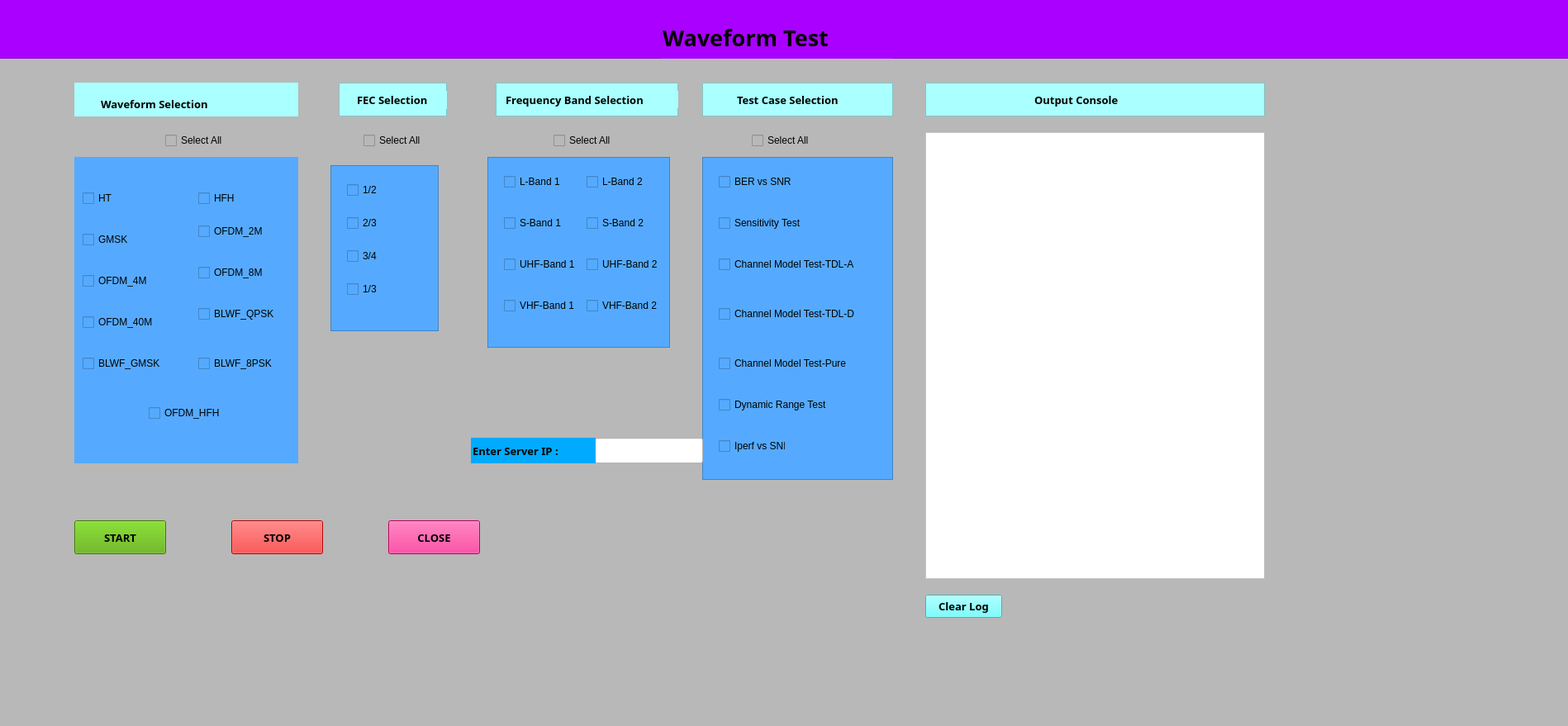
<?xml version="1.0" encoding="UTF-8"?>
<ui version="4.0">
 <class>MainWindow</class>
 <widget class="QMainWindow" name="MainWindow">
  <property name="geometry">
   <rect>
    <x>0</x>
    <y>0</y>
    <width>1898</width>
    <height>879</height>
   </rect>
  </property>
  <property name="maximumSize">
   <size>
    <width>16776000</width>
    <height>16776000</height>
   </size>
  </property>
  <property name="font">
   <font>
    <weight>75</weight>
    <bold>true</bold>
   </font>
  </property>
  <property name="windowTitle">
   <string>MainWindow</string>
  </property>
  <property name="layoutDirection">
   <enum>Qt::LeftToRight</enum>
  </property>
  <property name="autoFillBackground">
   <bool>false</bool>
  </property>
  <property name="styleSheet">
   <string notr="true">background-color: rgb(255, 255, 255);
background-color: rgb(83, 91, 135);
background-color: rgb(184, 184, 184);</string>
  </property>
  <widget class="QWidget" name="centralwidget">
   <widget class="QFrame" name="frame">
    <property name="geometry">
     <rect>
      <x>90</x>
      <y>190</y>
      <width>271</width>
      <height>371</height>
     </rect>
    </property>
    <property name="styleSheet">
     <string notr="true">background-color: rgb(85, 170, 255);</string>
    </property>
    <property name="frameShape">
     <enum>QFrame::NoFrame</enum>
    </property>
    <property name="frameShadow">
     <enum>QFrame::Raised</enum>
    </property>
    <widget class="QCheckBox" name="checkBox_HT">
     <property name="geometry">
      <rect>
       <x>10</x>
       <y>40</y>
       <width>81</width>
       <height>20</height>
      </rect>
     </property>
     <property name="styleSheet">
      <string notr="true">color: rgb(0, 0, 0);</string>
     </property>
     <property name="text">
      <string>HT</string>
     </property>
    </widget>
    <widget class="QCheckBox" name="checkBox__GMSK">
     <property name="geometry">
      <rect>
       <x>10</x>
       <y>90</y>
       <width>81</width>
       <height>20</height>
      </rect>
     </property>
     <property name="styleSheet">
      <string notr="true">color: rgb(0, 0, 0);</string>
     </property>
     <property name="text">
      <string>GMSK</string>
     </property>
    </widget>
    <widget class="QCheckBox" name="checkBox_OFDM_4M">
     <property name="geometry">
      <rect>
       <x>10</x>
       <y>140</y>
       <width>81</width>
       <height>20</height>
      </rect>
     </property>
     <property name="styleSheet">
      <string notr="true">color: rgb(0, 0, 0);</string>
     </property>
     <property name="text">
      <string>OFDM_4M</string>
     </property>
    </widget>
    <widget class="QCheckBox" name="checkBox_40M">
     <property name="geometry">
      <rect>
       <x>10</x>
       <y>190</y>
       <width>91</width>
       <height>20</height>
      </rect>
     </property>
     <property name="styleSheet">
      <string notr="true">color: rgb(0, 0, 0);</string>
     </property>
     <property name="text">
      <string>OFDM_40M</string>
     </property>
    </widget>
    <widget class="QCheckBox" name="checkBox_BLWF_GMSK">
     <property name="geometry">
      <rect>
       <x>10</x>
       <y>240</y>
       <width>101</width>
       <height>20</height>
      </rect>
     </property>
     <property name="styleSheet">
      <string notr="true">color: rgb(0, 0, 0);</string>
     </property>
     <property name="text">
      <string>BLWF_GMSK</string>
     </property>
    </widget>
    <widget class="QCheckBox" name="checkBox_HFH">
     <property name="geometry">
      <rect>
       <x>150</x>
       <y>40</y>
       <width>81</width>
       <height>20</height>
      </rect>
     </property>
     <property name="styleSheet">
      <string notr="true">color: rgb(0, 0, 0);</string>
     </property>
     <property name="text">
      <string>HFH</string>
     </property>
    </widget>
    <widget class="QCheckBox" name="checkBox_OFDM_2M">
     <property name="geometry">
      <rect>
       <x>150</x>
       <y>80</y>
       <width>81</width>
       <height>20</height>
      </rect>
     </property>
     <property name="styleSheet">
      <string notr="true">color: rgb(0, 0, 0);</string>
     </property>
     <property name="text">
      <string>OFDM_2M</string>
     </property>
    </widget>
    <widget class="QCheckBox" name="checkBox_OFDM_8M">
     <property name="geometry">
      <rect>
       <x>150</x>
       <y>130</y>
       <width>81</width>
       <height>20</height>
      </rect>
     </property>
     <property name="styleSheet">
      <string notr="true">color: rgb(0, 0, 0);</string>
     </property>
     <property name="text">
      <string>OFDM_8M</string>
     </property>
    </widget>
    <widget class="QCheckBox" name="checkBox_BLWF_QPSK">
     <property name="geometry">
      <rect>
       <x>150</x>
       <y>180</y>
       <width>111</width>
       <height>20</height>
      </rect>
     </property>
     <property name="styleSheet">
      <string notr="true">color: rgb(0, 0, 0);</string>
     </property>
     <property name="text">
      <string>BLWF_QPSK</string>
     </property>
    </widget>
    <widget class="QCheckBox" name="checkBox_BLWF_8PSK">
     <property name="geometry">
      <rect>
       <x>150</x>
       <y>240</y>
       <width>101</width>
       <height>20</height>
      </rect>
     </property>
     <property name="styleSheet">
      <string notr="true">color: rgb(0, 0, 0);</string>
     </property>
     <property name="text">
      <string>BLWF_8PSK</string>
     </property>
    </widget>
    <widget class="QCheckBox" name="checkBox_OFDM_HFH">
     <property name="geometry">
      <rect>
       <x>90</x>
       <y>300</y>
       <width>101</width>
       <height>20</height>
      </rect>
     </property>
     <property name="styleSheet">
      <string notr="true">color: rgb(0, 0, 0);</string>
     </property>
     <property name="text">
      <string>OFDM_HFH</string>
     </property>
    </widget>
   </widget>
   <widget class="QFrame" name="frame_2">
    <property name="geometry">
     <rect>
      <x>90</x>
      <y>100</y>
      <width>271</width>
      <height>41</height>
     </rect>
    </property>
    <property name="font">
     <font>
      <kerning>false</kerning>
     </font>
    </property>
    <property name="styleSheet">
     <string notr="true">background-color: rgb(170, 255, 255);</string>
    </property>
    <property name="frameShape">
     <enum>QFrame::NoFrame</enum>
    </property>
    <property name="frameShadow">
     <enum>QFrame::Raised</enum>
    </property>
    <widget class="QLineEdit" name="lineEdit_6">
     <property name="geometry">
      <rect>
       <x>30</x>
       <y>10</y>
       <width>181</width>
       <height>31</height>
      </rect>
     </property>
     <property name="font">
      <font>
       <family>Myanmar Text</family>
       <pointsize>10</pointsize>
       <weight>75</weight>
       <bold>true</bold>
      </font>
     </property>
     <property name="styleSheet">
      <string notr="true">color: rgb(0, 0, 0);</string>
     </property>
     <property name="text">
      <string>Waveform Selection</string>
     </property>
     <property name="frame">
      <bool>false</bool>
     </property>
    </widget>
   </widget>
   <widget class="QFrame" name="frame_3">
    <property name="geometry">
     <rect>
      <x>-20</x>
      <y>-10</y>
      <width>1951</width>
      <height>81</height>
     </rect>
    </property>
    <property name="styleSheet">
     <string notr="true">background-color: rgb(170, 0, 255);</string>
    </property>
    <property name="frameShape">
     <enum>QFrame::StyledPanel</enum>
    </property>
    <property name="frameShadow">
     <enum>QFrame::Raised</enum>
    </property>
    <widget class="QLineEdit" name="lineEdit">
     <property name="geometry">
      <rect>
       <x>820</x>
       <y>30</y>
       <width>281</width>
       <height>51</height>
      </rect>
     </property>
     <property name="font">
      <font>
       <family>Myanmar Text</family>
       <pointsize>20</pointsize>
       <weight>75</weight>
       <bold>true</bold>
      </font>
     </property>
     <property name="accessibleDescription">
      <string>&lt;html&gt;&lt;head/&gt;&lt;body&gt;&lt;p align=&quot;center&quot;&gt;&lt;br/&gt;&lt;/p&gt;&lt;/body&gt;&lt;/html&gt;</string>
     </property>
     <property name="layoutDirection">
      <enum>Qt::LeftToRight</enum>
     </property>
     <property name="styleSheet">
      <string notr="true">color: rgb(0, 0, 0);</string>
     </property>
     <property name="text">
      <string>Waveform Test</string>
     </property>
     <property name="frame">
      <bool>false</bool>
     </property>
    </widget>
   </widget>
   <widget class="QFrame" name="frame_4">
    <property name="geometry">
     <rect>
      <x>400</x>
      <y>200</y>
      <width>131</width>
      <height>201</height>
     </rect>
    </property>
    <property name="styleSheet">
     <string notr="true">background-color: rgb(85, 170, 255);</string>
    </property>
    <property name="frameShape">
     <enum>QFrame::StyledPanel</enum>
    </property>
    <property name="frameShadow">
     <enum>QFrame::Raised</enum>
    </property>
    <widget class="QCheckBox" name="checkBox_1_2">
     <property name="geometry">
      <rect>
       <x>20</x>
       <y>20</y>
       <width>81</width>
       <height>20</height>
      </rect>
     </property>
     <property name="font">
      <font>
       <weight>50</weight>
       <bold>false</bold>
      </font>
     </property>
     <property name="styleSheet">
      <string notr="true">color: rgb(0, 0, 0);</string>
     </property>
     <property name="text">
      <string>1/2</string>
     </property>
    </widget>
    <widget class="QCheckBox" name="checkBox_2_3">
     <property name="geometry">
      <rect>
       <x>20</x>
       <y>60</y>
       <width>81</width>
       <height>20</height>
      </rect>
     </property>
     <property name="font">
      <font>
       <weight>50</weight>
       <bold>false</bold>
      </font>
     </property>
     <property name="styleSheet">
      <string notr="true">color: rgb(0, 0, 0);</string>
     </property>
     <property name="text">
      <string>2/3</string>
     </property>
    </widget>
    <widget class="QCheckBox" name="checkBox_3_4">
     <property name="geometry">
      <rect>
       <x>20</x>
       <y>100</y>
       <width>81</width>
       <height>20</height>
      </rect>
     </property>
     <property name="font">
      <font>
       <weight>50</weight>
       <bold>false</bold>
      </font>
     </property>
     <property name="styleSheet">
      <string notr="true">color: rgb(0, 0, 0);</string>
     </property>
     <property name="text">
      <string>3/4</string>
     </property>
    </widget>
    <widget class="QCheckBox" name="checkBox_1_3">
     <property name="geometry">
      <rect>
       <x>20</x>
       <y>140</y>
       <width>81</width>
       <height>20</height>
      </rect>
     </property>
     <property name="font">
      <font>
       <weight>50</weight>
       <bold>false</bold>
      </font>
     </property>
     <property name="styleSheet">
      <string notr="true">color: rgb(0, 0, 0);</string>
     </property>
     <property name="text">
      <string>1/3</string>
     </property>
    </widget>
   </widget>
   <widget class="QFrame" name="frame_5">
    <property name="geometry">
     <rect>
      <x>410</x>
      <y>100</y>
      <width>131</width>
      <height>41</height>
     </rect>
    </property>
    <property name="styleSheet">
     <string notr="true">background-color: rgb(85, 255, 255);
background-color: rgb(170, 255, 255);</string>
    </property>
    <property name="frameShape">
     <enum>QFrame::StyledPanel</enum>
    </property>
    <property name="frameShadow">
     <enum>QFrame::Raised</enum>
    </property>
    <widget class="QLineEdit" name="lineEdit_2">
     <property name="geometry">
      <rect>
       <x>20</x>
       <y>10</y>
       <width>111</width>
       <height>22</height>
      </rect>
     </property>
     <property name="font">
      <font>
       <family>Myanmar Text</family>
       <pointsize>10</pointsize>
       <weight>75</weight>
       <bold>true</bold>
      </font>
     </property>
     <property name="mouseTracking">
      <bool>false</bool>
     </property>
     <property name="styleSheet">
      <string notr="true">color: rgb(0, 0, 0);</string>
     </property>
     <property name="text">
      <string>FEC Selection</string>
     </property>
     <property name="frame">
      <bool>false</bool>
     </property>
    </widget>
   </widget>
   <widget class="QFrame" name="frame_6">
    <property name="geometry">
     <rect>
      <x>600</x>
      <y>100</y>
      <width>221</width>
      <height>41</height>
     </rect>
    </property>
    <property name="styleSheet">
     <string notr="true">
background-color: rgb(170, 255, 255);</string>
    </property>
    <property name="frameShape">
     <enum>QFrame::StyledPanel</enum>
    </property>
    <property name="frameShadow">
     <enum>QFrame::Raised</enum>
    </property>
    <widget class="QLineEdit" name="lineEdit_3">
     <property name="geometry">
      <rect>
       <x>10</x>
       <y>10</y>
       <width>211</width>
       <height>21</height>
      </rect>
     </property>
     <property name="font">
      <font>
       <family>Myanmar Text</family>
       <pointsize>10</pointsize>
       <weight>75</weight>
       <bold>true</bold>
      </font>
     </property>
     <property name="mouseTracking">
      <bool>false</bool>
     </property>
     <property name="styleSheet">
      <string notr="true">color: rgb(0, 0, 0);</string>
     </property>
     <property name="text">
      <string>Frequency Band Selection</string>
     </property>
     <property name="frame">
      <bool>false</bool>
     </property>
    </widget>
   </widget>
   <widget class="QFrame" name="frame_7">
    <property name="geometry">
     <rect>
      <x>590</x>
      <y>190</y>
      <width>221</width>
      <height>231</height>
     </rect>
    </property>
    <property name="styleSheet">
     <string notr="true">background-color: rgb(85, 170, 255);</string>
    </property>
    <property name="frameShape">
     <enum>QFrame::StyledPanel</enum>
    </property>
    <property name="frameShadow">
     <enum>QFrame::Raised</enum>
    </property>
    <widget class="QCheckBox" name="checkBox_L_1">
     <property name="geometry">
      <rect>
       <x>20</x>
       <y>20</y>
       <width>81</width>
       <height>20</height>
      </rect>
     </property>
     <property name="styleSheet">
      <string notr="true">color: rgb(0, 0, 0);</string>
     </property>
     <property name="text">
      <string>L-Band 1</string>
     </property>
    </widget>
    <widget class="QCheckBox" name="checkBox_S_1">
     <property name="geometry">
      <rect>
       <x>20</x>
       <y>70</y>
       <width>81</width>
       <height>20</height>
      </rect>
     </property>
     <property name="styleSheet">
      <string notr="true">color: rgb(0, 0, 0);</string>
     </property>
     <property name="text">
      <string>S-Band 1</string>
     </property>
    </widget>
    <widget class="QCheckBox" name="checkBox_UHF">
     <property name="geometry">
      <rect>
       <x>20</x>
       <y>120</y>
       <width>101</width>
       <height>20</height>
      </rect>
     </property>
     <property name="styleSheet">
      <string notr="true">color: rgb(0, 0, 0);</string>
     </property>
     <property name="text">
      <string>UHF-Band 1</string>
     </property>
    </widget>
    <widget class="QCheckBox" name="checkBox_VHF">
     <property name="geometry">
      <rect>
       <x>20</x>
       <y>170</y>
       <width>91</width>
       <height>20</height>
      </rect>
     </property>
     <property name="styleSheet">
      <string notr="true">color: rgb(0, 0, 0);</string>
     </property>
     <property name="text">
      <string>VHF-Band 1</string>
     </property>
    </widget>
    <widget class="QCheckBox" name="checkBox_L_2">
     <property name="geometry">
      <rect>
       <x>120</x>
       <y>20</y>
       <width>81</width>
       <height>20</height>
      </rect>
     </property>
     <property name="styleSheet">
      <string notr="true">color: rgb(0, 0, 0);</string>
     </property>
     <property name="text">
      <string>L-Band 2</string>
     </property>
    </widget>
    <widget class="QCheckBox" name="checkBox_S_2">
     <property name="geometry">
      <rect>
       <x>120</x>
       <y>70</y>
       <width>81</width>
       <height>20</height>
      </rect>
     </property>
     <property name="styleSheet">
      <string notr="true">color: rgb(0, 0, 0);</string>
     </property>
     <property name="text">
      <string>S-Band 2</string>
     </property>
    </widget>
    <widget class="QCheckBox" name="checkBox_VHF_2">
     <property name="geometry">
      <rect>
       <x>120</x>
       <y>170</y>
       <width>91</width>
       <height>20</height>
      </rect>
     </property>
     <property name="styleSheet">
      <string notr="true">color: rgb(0, 0, 0);</string>
     </property>
     <property name="text">
      <string>VHF-Band 2</string>
     </property>
    </widget>
    <widget class="QCheckBox" name="checkBox_UHF_2">
     <property name="geometry">
      <rect>
       <x>120</x>
       <y>120</y>
       <width>91</width>
       <height>20</height>
      </rect>
     </property>
     <property name="styleSheet">
      <string notr="true">color: rgb(0, 0, 0);</string>
     </property>
     <property name="text">
      <string>UHF-Band 2</string>
     </property>
    </widget>
   </widget>
   <widget class="QFrame" name="frame_8">
    <property name="geometry">
     <rect>
      <x>850</x>
      <y>100</y>
      <width>231</width>
      <height>41</height>
     </rect>
    </property>
    <property name="styleSheet">
     <string notr="true">background-color: rgb(170, 255, 255);</string>
    </property>
    <property name="frameShape">
     <enum>QFrame::StyledPanel</enum>
    </property>
    <property name="frameShadow">
     <enum>QFrame::Raised</enum>
    </property>
    <widget class="QLineEdit" name="lineEdit_4">
     <property name="geometry">
      <rect>
       <x>40</x>
       <y>10</y>
       <width>161</width>
       <height>22</height>
      </rect>
     </property>
     <property name="font">
      <font>
       <family>Myanmar Text</family>
       <pointsize>10</pointsize>
       <weight>75</weight>
       <bold>true</bold>
      </font>
     </property>
     <property name="mouseTracking">
      <bool>false</bool>
     </property>
     <property name="styleSheet">
      <string notr="true">color: rgb(0, 0, 0);</string>
     </property>
     <property name="text">
      <string>Test Case Selection</string>
     </property>
     <property name="frame">
      <bool>false</bool>
     </property>
    </widget>
   </widget>
   <widget class="QFrame" name="frame_9">
    <property name="geometry">
     <rect>
      <x>850</x>
      <y>190</y>
      <width>231</width>
      <height>391</height>
     </rect>
    </property>
    <property name="styleSheet">
     <string notr="true">background-color: rgb(85, 170, 255);</string>
    </property>
    <property name="frameShape">
     <enum>QFrame::StyledPanel</enum>
    </property>
    <property name="frameShadow">
     <enum>QFrame::Raised</enum>
    </property>
    <widget class="QCheckBox" name="checkBox_BER">
     <property name="geometry">
      <rect>
       <x>20</x>
       <y>20</y>
       <width>101</width>
       <height>20</height>
      </rect>
     </property>
     <property name="styleSheet">
      <string notr="true">color: rgb(0, 0, 0);</string>
     </property>
     <property name="text">
      <string>BER vs SNR</string>
     </property>
    </widget>
    <widget class="QCheckBox" name="checkBox_Sensitivity">
     <property name="geometry">
      <rect>
       <x>20</x>
       <y>70</y>
       <width>121</width>
       <height>20</height>
      </rect>
     </property>
     <property name="styleSheet">
      <string notr="true">color: rgb(0, 0, 0);</string>
     </property>
     <property name="text">
      <string>Sensitivity Test</string>
     </property>
    </widget>
    <widget class="QCheckBox" name="checkBox_TDL_A">
     <property name="geometry">
      <rect>
       <x>20</x>
       <y>120</y>
       <width>181</width>
       <height>20</height>
      </rect>
     </property>
     <property name="styleSheet">
      <string notr="true">color: rgb(0, 0, 0);</string>
     </property>
     <property name="text">
      <string>Channel Model Test-TDL-A</string>
     </property>
    </widget>
    <widget class="QCheckBox" name="checkBox_TDL_D">
     <property name="geometry">
      <rect>
       <x>20</x>
       <y>180</y>
       <width>181</width>
       <height>20</height>
      </rect>
     </property>
     <property name="styleSheet">
      <string notr="true">color: rgb(0, 0, 0);</string>
     </property>
     <property name="text">
      <string>Channel Model Test-TDL-D</string>
     </property>
    </widget>
    <widget class="QCheckBox" name="checkBox_Pure">
     <property name="geometry">
      <rect>
       <x>20</x>
       <y>240</y>
       <width>181</width>
       <height>20</height>
      </rect>
     </property>
     <property name="styleSheet">
      <string notr="true">color: rgb(0, 0, 0);</string>
     </property>
     <property name="text">
      <string>Channel Model Test-Pure</string>
     </property>
    </widget>
    <widget class="QCheckBox" name="checkBox_Dynamic">
     <property name="geometry">
      <rect>
       <x>20</x>
       <y>290</y>
       <width>151</width>
       <height>20</height>
      </rect>
     </property>
     <property name="styleSheet">
      <string notr="true">color: rgb(0, 0, 0);</string>
     </property>
     <property name="text">
      <string>Dynamic Range Test</string>
     </property>
    </widget>
    <widget class="QCheckBox" name="checkBox_Iperf">
     <property name="geometry">
      <rect>
       <x>20</x>
       <y>340</y>
       <width>81</width>
       <height>20</height>
      </rect>
     </property>
     <property name="font">
      <font>
       <weight>50</weight>
       <bold>false</bold>
      </font>
     </property>
     <property name="styleSheet">
      <string notr="true">color: rgb(0, 0, 0);</string>
     </property>
     <property name="text">
      <string>Iperf vs SNR</string>
     </property>
    </widget>
   </widget>
   <widget class="QFrame" name="frame_10">
    <property name="geometry">
     <rect>
      <x>1120</x>
      <y>100</y>
      <width>411</width>
      <height>41</height>
     </rect>
    </property>
    <property name="styleSheet">
     <string notr="true">background-color: rgb(170, 255, 255);</string>
    </property>
    <property name="frameShape">
     <enum>QFrame::StyledPanel</enum>
    </property>
    <property name="frameShadow">
     <enum>QFrame::Raised</enum>
    </property>
    <widget class="QLineEdit" name="lineEdit_5">
     <property name="geometry">
      <rect>
       <x>130</x>
       <y>10</y>
       <width>131</width>
       <height>22</height>
      </rect>
     </property>
     <property name="font">
      <font>
       <family>Myanmar Text</family>
       <pointsize>10</pointsize>
       <weight>75</weight>
       <bold>true</bold>
      </font>
     </property>
     <property name="mouseTracking">
      <bool>false</bool>
     </property>
     <property name="styleSheet">
      <string notr="true">color: rgb(0, 0, 0);</string>
     </property>
     <property name="text">
      <string>Output Console</string>
     </property>
     <property name="frame">
      <bool>false</bool>
     </property>
    </widget>
   </widget>
   <widget class="QCheckBox" name="checkBox_FEC_all">
    <property name="geometry">
     <rect>
      <x>440</x>
      <y>160</y>
      <width>91</width>
      <height>20</height>
     </rect>
    </property>
    <property name="font">
     <font/>
    </property>
    <property name="styleSheet">
     <string notr="true">color: rgb(0, 0, 0);</string>
    </property>
    <property name="text">
     <string>Select All</string>
    </property>
   </widget>
   <widget class="QCheckBox" name="checkBox_Band_all">
    <property name="geometry">
     <rect>
      <x>670</x>
      <y>160</y>
      <width>101</width>
      <height>20</height>
     </rect>
    </property>
    <property name="font">
     <font/>
    </property>
    <property name="styleSheet">
     <string notr="true">color: rgb(0, 0, 0);</string>
    </property>
    <property name="text">
     <string>Select All</string>
    </property>
   </widget>
   <widget class="QCheckBox" name="checkBox_Test_all">
    <property name="geometry">
     <rect>
      <x>910</x>
      <y>160</y>
      <width>101</width>
      <height>20</height>
     </rect>
    </property>
    <property name="font">
     <font/>
    </property>
    <property name="styleSheet">
     <string notr="true">color: rgb(0, 0, 0);</string>
    </property>
    <property name="text">
     <string>Select All</string>
    </property>
   </widget>
   <widget class="QPushButton" name="Start">
    <property name="geometry">
     <rect>
      <x>90</x>
      <y>630</y>
      <width>111</width>
      <height>41</height>
     </rect>
    </property>
    <property name="font">
     <font>
      <family>Myanmar Text</family>
      <pointsize>10</pointsize>
      <weight>75</weight>
      <bold>true</bold>
      <strikeout>false</strikeout>
      <kerning>true</kerning>
     </font>
    </property>
    <property name="autoFillBackground">
     <bool>false</bool>
    </property>
    <property name="styleSheet">
     <string notr="true">background-color: rgb(170, 255, 127);
color: rgb(0, 0, 0);
background-color: rgb(85, 170, 0);
border-color: rgb(0, 170, 0);</string>
    </property>
    <property name="inputMethodHints">
     <set>Qt::ImhNone</set>
    </property>
    <property name="text">
     <string>START</string>
    </property>
   </widget>
   <widget class="QPushButton" name="Stop">
    <property name="geometry">
     <rect>
      <x>280</x>
      <y>630</y>
      <width>111</width>
      <height>41</height>
     </rect>
    </property>
    <property name="font">
     <font>
      <family>Myanmar Text</family>
      <pointsize>10</pointsize>
      <weight>75</weight>
      <bold>true</bold>
     </font>
    </property>
    <property name="styleSheet">
     <string notr="true">background-color: rgb(255, 0, 0);
color: rgb(0, 0, 0);</string>
    </property>
    <property name="text">
     <string>STOP</string>
    </property>
   </widget>
   <widget class="QPushButton" name="Clear_log">
    <property name="geometry">
     <rect>
      <x>1120</x>
      <y>720</y>
      <width>93</width>
      <height>28</height>
     </rect>
    </property>
    <property name="font">
     <font>
      <family>Myanmar Text</family>
      <pointsize>10</pointsize>
      <weight>75</weight>
      <bold>true</bold>
     </font>
    </property>
    <property name="styleSheet">
     <string notr="true">background-color: rgb(255, 255, 255);
background-color: rgb(85, 255, 255);
color: rgb(0, 0, 0);</string>
    </property>
    <property name="text">
     <string>Clear Log</string>
    </property>
   </widget>
   <widget class="QCheckBox" name="checkBox_Waveform_all">
    <property name="geometry">
     <rect>
      <x>200</x>
      <y>160</y>
      <width>91</width>
      <height>20</height>
     </rect>
    </property>
    <property name="font">
     <font/>
    </property>
    <property name="styleSheet">
     <string notr="true">color: rgb(0, 0, 0);</string>
    </property>
    <property name="text">
     <string>Select All</string>
    </property>
   </widget>
   <widget class="QTextEdit" name="outputConsole">
    <property name="geometry">
     <rect>
      <x>1120</x>
      <y>160</y>
      <width>411</width>
      <height>541</height>
     </rect>
    </property>
    <property name="styleSheet">
     <string notr="true">color: rgb(0, 0, 0);
background-color: rgb(255, 255, 255);</string>
    </property>
    <property name="inputMethodHints">
     <set>Qt::ImhNone</set>
    </property>
   </widget>
   <widget class="QLineEdit" name="server_ip">
    <property name="geometry">
     <rect>
      <x>720</x>
      <y>530</y>
      <width>131</width>
      <height>31</height>
     </rect>
    </property>
    <property name="font">
     <font>
      <family>Myanmar Text</family>
      <pointsize>10</pointsize>
     </font>
    </property>
    <property name="styleSheet">
     <string notr="true">background-color: rgb(255, 255, 255);
color: rgb(0, 0, 0);</string>
    </property>
   </widget>
   <widget class="QLineEdit" name="lineEdit_7">
    <property name="geometry">
     <rect>
      <x>570</x>
      <y>530</y>
      <width>151</width>
      <height>31</height>
     </rect>
    </property>
    <property name="font">
     <font>
      <family>Myanmar Text</family>
      <pointsize>10</pointsize>
      <weight>75</weight>
      <bold>true</bold>
     </font>
    </property>
    <property name="styleSheet">
     <string notr="true">color: rgb(0, 0, 0);
border-color: rgb(0, 0, 0);
background-color: rgb(0, 170, 255);</string>
    </property>
    <property name="text">
     <string>Enter Server IP :</string>
    </property>
    <property name="frame">
     <bool>false</bool>
    </property>
   </widget>
   <widget class="QPushButton" name="CLOSE">
    <property name="geometry">
     <rect>
      <x>470</x>
      <y>630</y>
      <width>111</width>
      <height>41</height>
     </rect>
    </property>
    <property name="font">
     <font>
      <family>Myanmar Text</family>
      <pointsize>10</pointsize>
      <weight>75</weight>
      <bold>true</bold>
     </font>
    </property>
    <property name="styleSheet">
     <string notr="true">background-color: rgb(255, 0, 127);
color: rgb(0, 0, 0);</string>
    </property>
    <property name="text">
     <string>CLOSE</string>
    </property>
   </widget>
  </widget>
  <widget class="QMenuBar" name="menubar">
   <property name="geometry">
    <rect>
     <x>0</x>
     <y>0</y>
     <width>1898</width>
     <height>26</height>
    </rect>
   </property>
  </widget>
  <widget class="QStatusBar" name="statusbar"/>
 </widget>
 <resources/>
 <connections/>
</ui>
